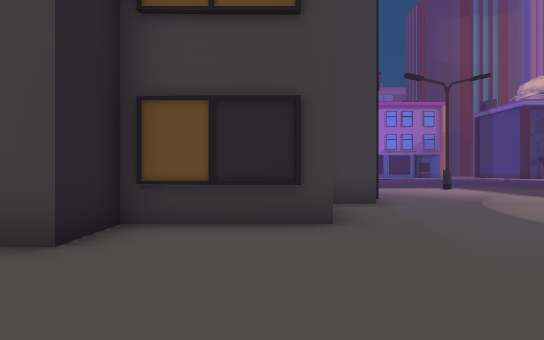
View 1 (above)

24 first-person views from a walk through a 3-D level made in the Unity game engine. The camera is 1.4 m above the floor, looks level and sees 75° across. The floor is counted in squares, 2 m on a side. Each view is taken from the middle of a square. On the plan, view 1 faces up. The plan holds only what a view shows up to about 11 squares ahead; the rest is blank. The place goes on beyond the plan. The player is left out. Some surface patterns are stand-ins.

View 2
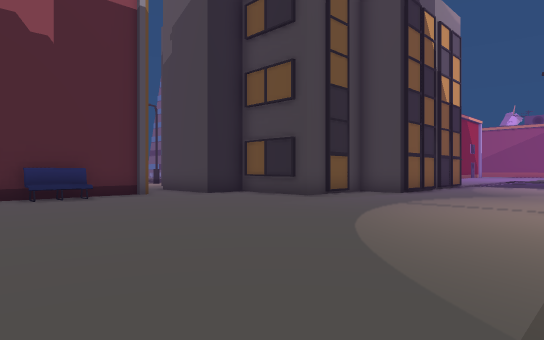

View 3
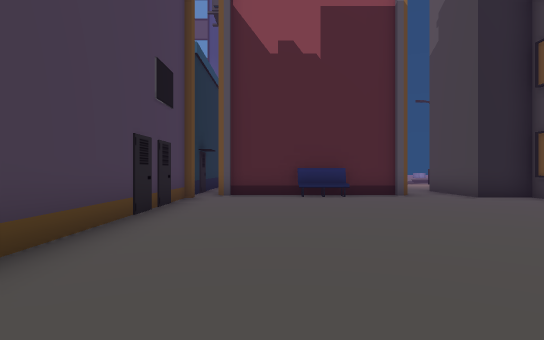

View 4
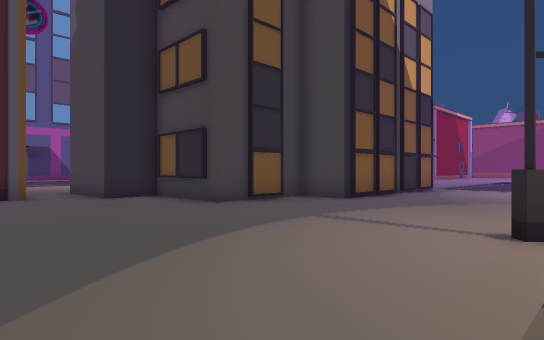

View 5
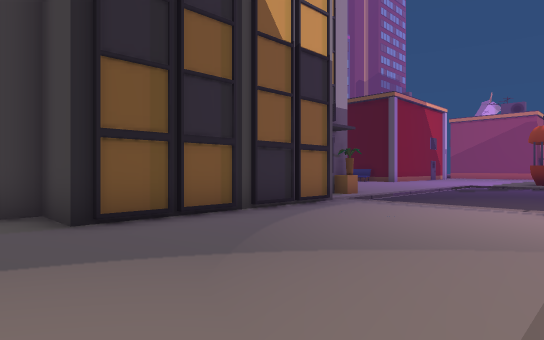

View 6
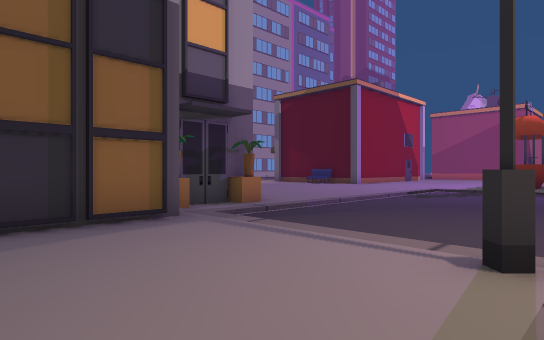

View 7
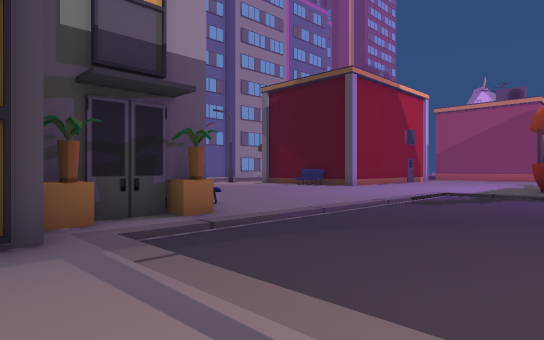

View 8
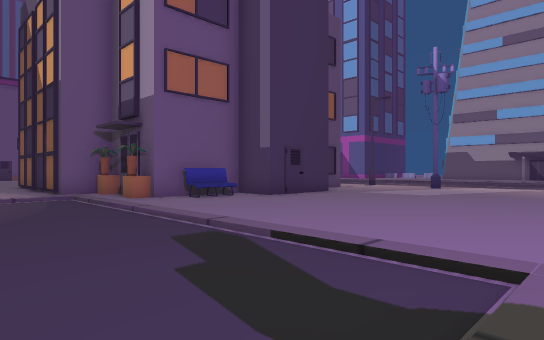

View 9
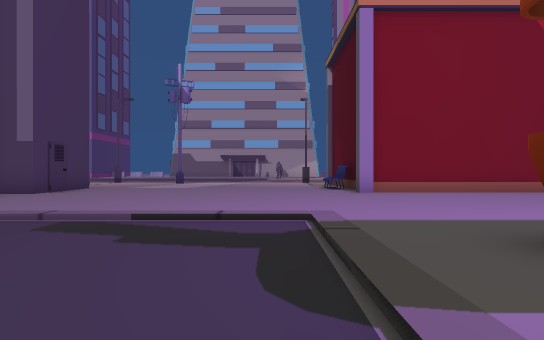

View 10
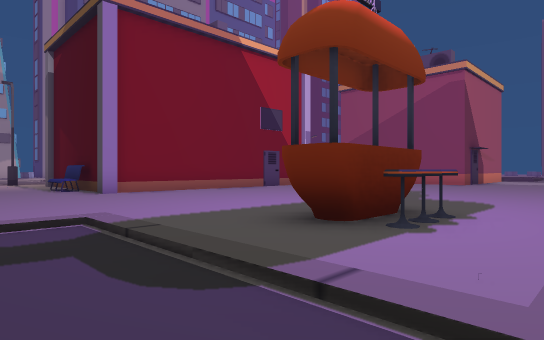

View 11
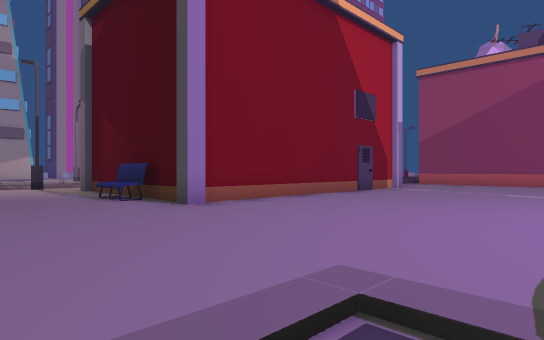

View 12
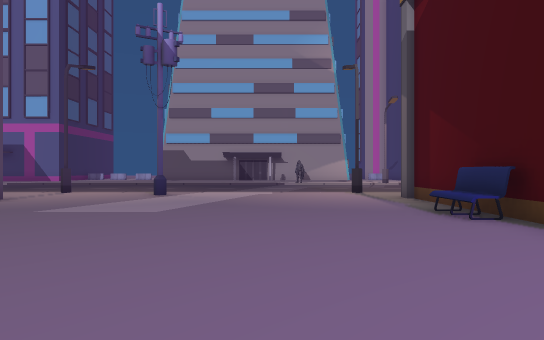

View 13
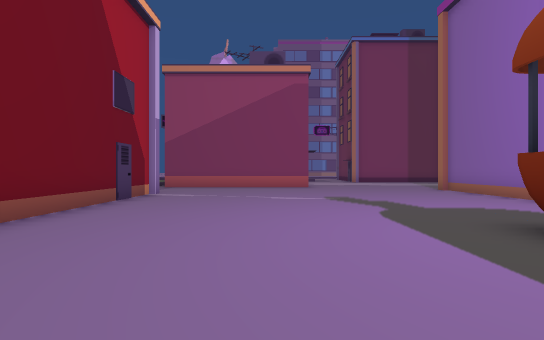

View 14
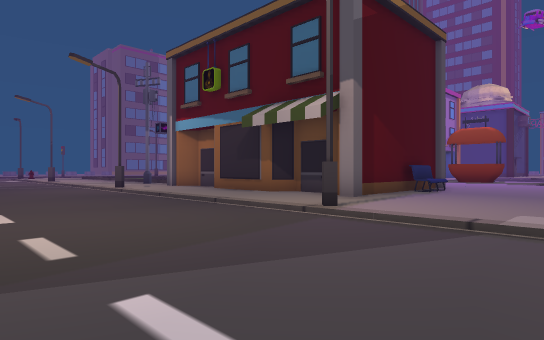

View 15
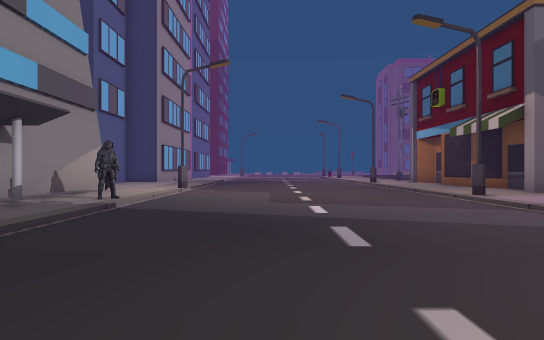

View 16
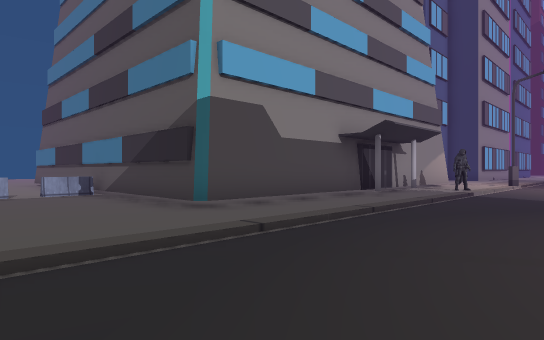

View 17
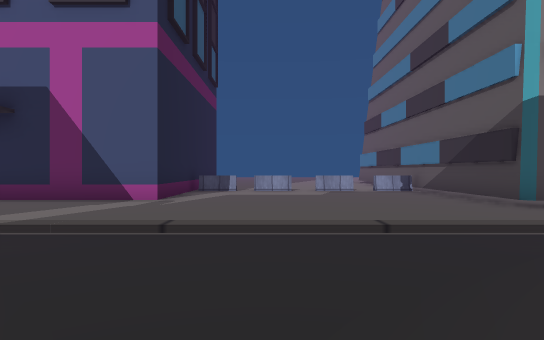

View 18
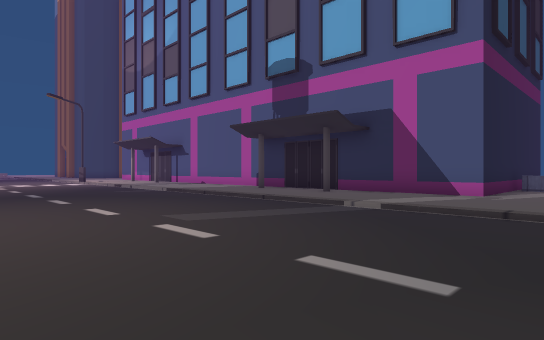

View 19
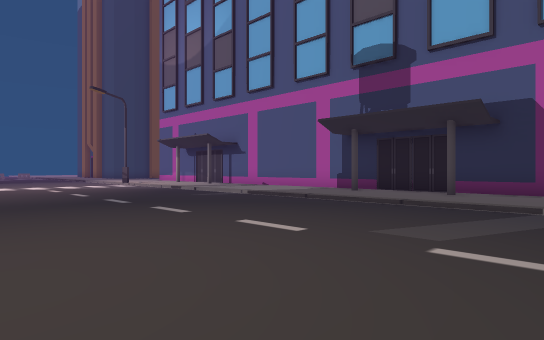

View 20
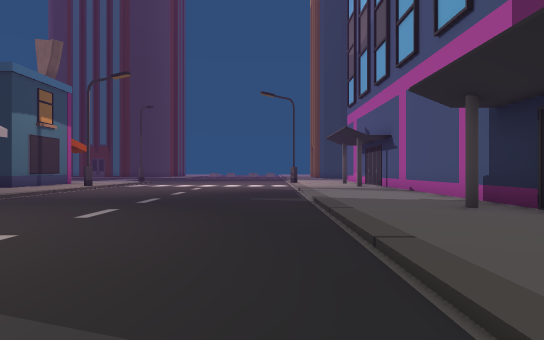

View 21
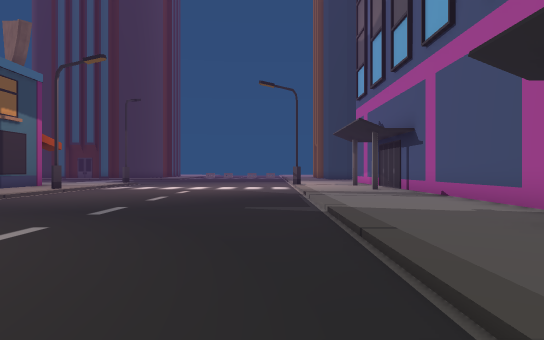

View 22
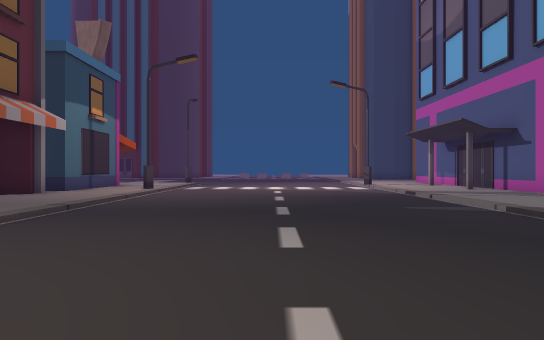

View 23
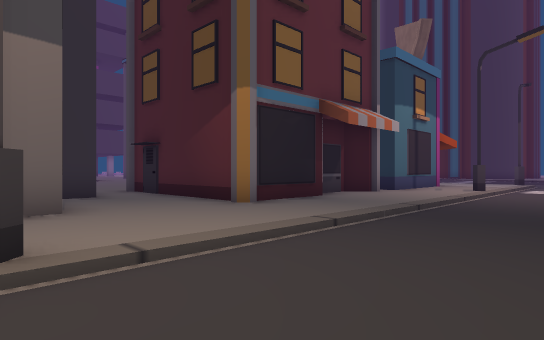

View 24
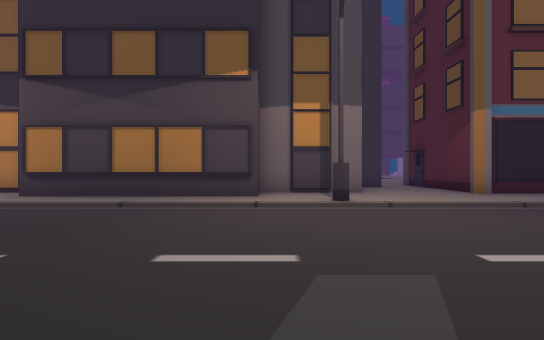

### Floor plan
Key: @ floor where view 1 was taken; # wall or solid block; . main floor; - floor 0.25 m lower than the main floor; / step, stairs or slope; O other object.
Columns run from 24 left of view 1 to 7 right of it. Each row starts with its distance up from view 1.
 34                       .........#
 33            --        #.........#
 32            ---       #.........#
 31           ----.      #.........
 30           ----..#    #.........
 29           ----..#    #.........
 28           ----..##   #.........
 27     ../-------...#   #......#O.
 26     O./-------..######......#O./
 25    .O./-------#....OO........../
 24    .O.O-------................./
 23     O./-------............/-----
 22     O./-------............/-----
 21    .O./-------............/---
 20    .O./------ ............/----
 19    .O./------ .#........../----
 18    .O./-----  ............/----
 17    .O./----   ......OOO.../----
 16 OOOOO./---    #...    OOO./----
 15 OOOO../---    ...O       O/----
 14 O...../---    ...O       O/----
 13 O...../--      .O        OO..../
 12 ....../---   -.O          O..../
 11 O...../---- --.O          O..../
 10 O...../-------.O          O..../
  9 O...../-------.O          O..../
  8    O../-------.O          O..../
  7    O../-------...O       ......
  6    O../-------#..O       O...../
  5    OO./-------...O    OOO......
  4    O../-------......  O.......#/
  3    O../-------................./
  2    OO./-------................./
  1    O../-------..######........./
  0    O../-------..#    #O.@....../
 -1    O../-------...    #O......../
 -2    O../-------...#   #..........
 -3    O../-------..##   #..........
 -4    O../-------..##   ########
 -5    OO./-------..#

Where each view was taken, in squares from view 1:
view 1: 0 up, 0 right, facing up
view 2: 3 down, 7 right, facing up-left
view 3: 2 down, 7 right, facing left
view 4: 0 up, 7 right, facing up-left
view 5: 6 up, 7 right, facing up-left
view 6: 10 up, 7 right, facing up-left
view 7: 12 up, 6 right, facing up-left
view 8: 24 up, 5 right, facing down-left
view 9: 23 up, 7 right, facing left
view 10: 22 up, 7 right, facing up-left
view 11: 22 up, 3 right, facing up-left
view 12: 22 up, 1 right, facing left
view 13: 23 up, 1 right, facing up
view 14: 21 up, 15 left, facing up-right
view 15: 16 up, 15 left, facing up
view 16: 12 up, 15 left, facing up-left
view 17: 11 up, 14 left, facing left
view 18: 11 up, 12 left, facing down-left
view 19: 8 up, 11 left, facing down-left
view 20: 8 up, 17 left, facing down
view 21: 6 up, 17 left, facing down
view 22: 6 up, 14 left, facing down
view 23: 6 up, 13 left, facing down-right
view 24: 7 up, 17 left, facing right
